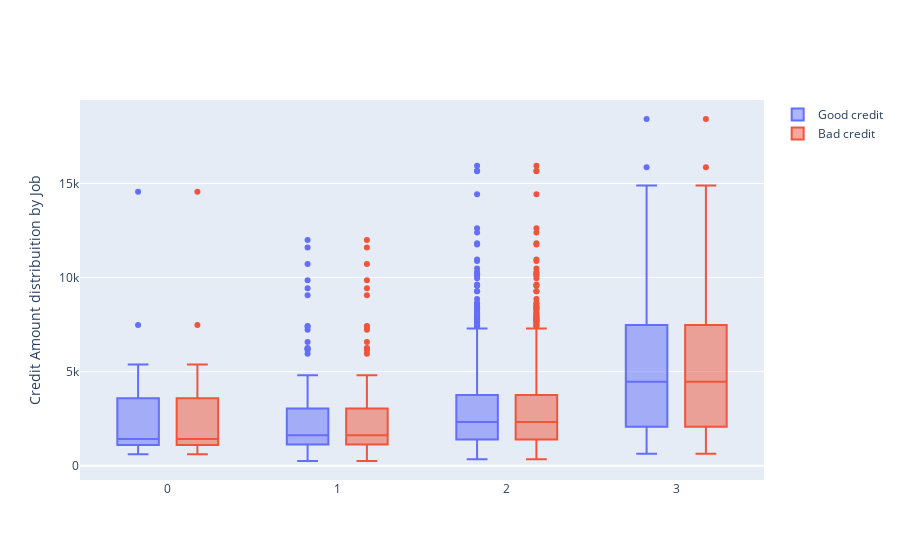

Notebook source saved alongside this figure:
### Code cell
trace0 = go.Box(
    x=df["Job"],
    y=df["Credit amount"],
    name='Good credit'
)

trace1 = go.Box(
    x=df['Job'],
    y=df['Credit amount'],
    name='Bad credit'
)
    
data = [trace0, trace1]

layout = go.Layout(
    yaxis=dict(
        title='Credit Amount distribuition by Job'
    ),
    boxmode='group'
)
fig = go.Figure(data=data, layout=layout)

py.iplot(fig, filename='box-age-cat')

### Figure 1 — Plotly figure (JSON) as saved in the notebook; plotly's stock layout.template omitted (floating-point values rounded to 4 significant figures; data arrays with more than 128 entries replaced by an {"elided": "..."} marker saying what was removed)
{"data": [{"name": "Good credit", "type": "box", "x": {"elided": "1000 int values"}, "y": {"elided": "1000 int values"}}, {"name": "Bad credit", "type": "box", "x": {"elided": "1000 int values"}, "y": {"elided": "1000 int values"}}], "layout": {"boxmode": "group", "yaxis": {"title": {"text": "Credit Amount distribuition by Job"}}}}
